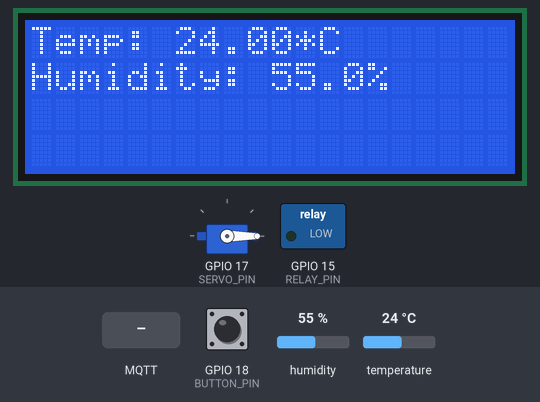
A sketch run on a simulated ESP32. On the bench: 20×4 character LCD, servo, switched loads named in the sketch (green lamp = pin HIGH). The test bench sets the inputs (shaded band); at power-on: temperature 24 °C, GPIO 18 (BUTTON_PIN) HIGH, humidity 55 %. WiFi joins after 1.5 s; servers stay silent unless stated; random numbers use the default seed unless the sketch sets one; no MQTT or app messages arrive unless stated; what the sketch prints to the serial monitor is not drawn.

Above: at 2.7 s.
2.8 s: temperature set to 10.8 °C
At 4.5 s:
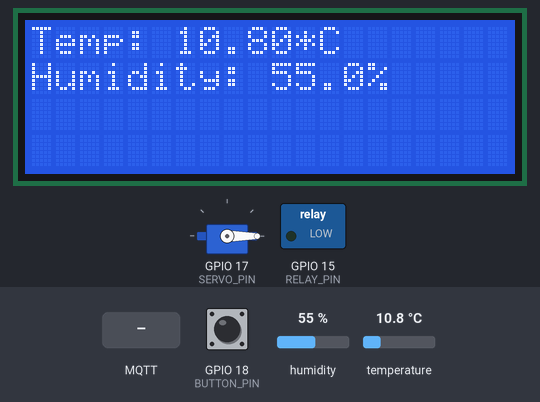
5.2 s: temperature set to 9.2 °C
At 7.0 s:
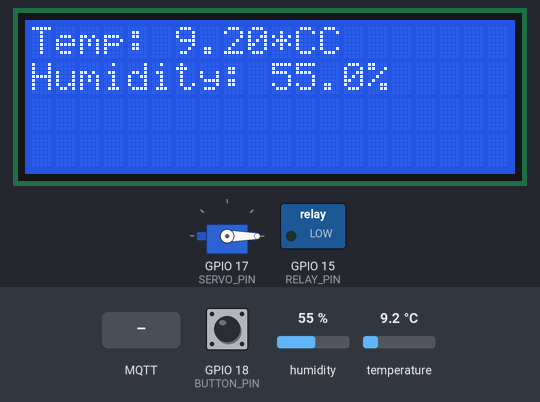
7.3 s: MQTT message "ON" arrives on the first subscribed topic
At 9.1 s:
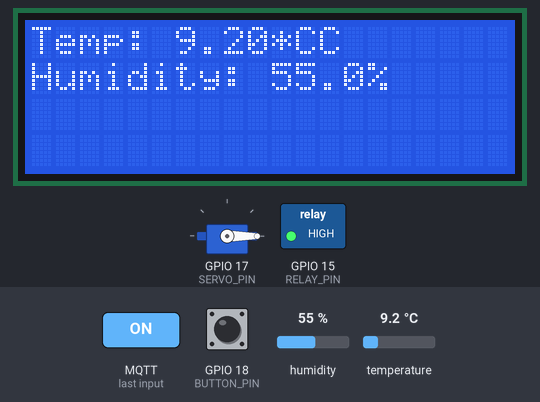
9.4 s: GPIO 18 (BUTTON_PIN) pulled LOW for 1 s
At 10.25 s:
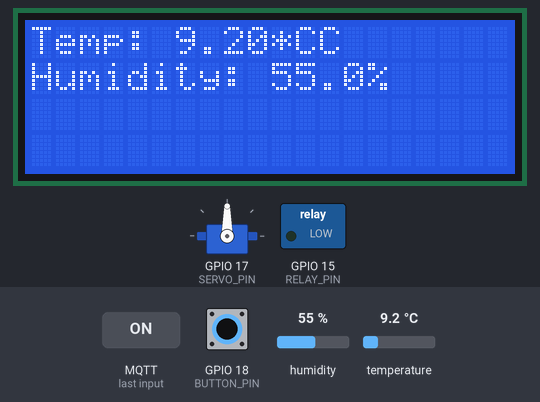
11.9 s: GPIO 18 (BUTTON_PIN) pulled LOW for 3.2 s
At 12.67 s:
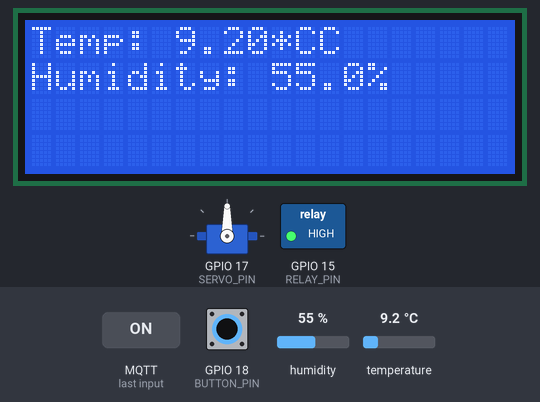
16.6 s: temperature set to 12 °C
At 18.2 s:
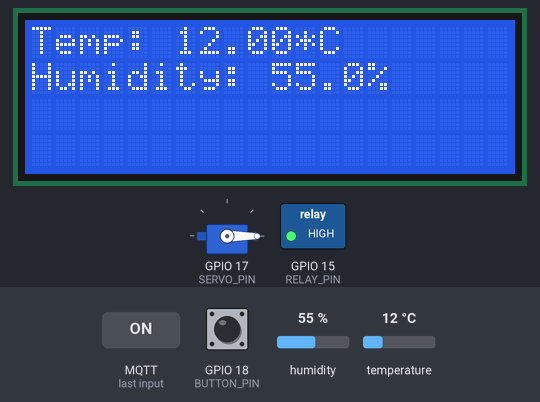
Timing chart, 0 to 19.7 s (numbered marks = the images above; inputs shaded):
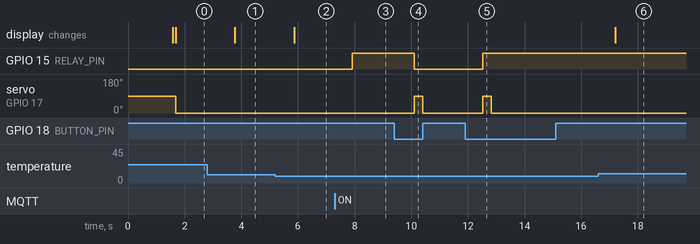

Measured:
- the behaviour switches between 10 and 9.9 °C on temperature (found by bisection; images 1 and 2)
- after the input at 2.8 s, the display: changes after 0.97 s (image 1)
- after the input at 5.2 s, the display: changes after 0.67 s (image 2)
- after the input at 7.3 s, GPIO 15 (RELAY_PIN): LOW → HIGH after 0.62 s
- after the input at 9.4 s, GPIO 15 (RELAY_PIN): HIGH → LOW after 0.70 s; servo on GPIO 17 (SERVO_PIN): 0° → 90° after 0.70 s, → 0° 0.30 s later
- after the input at 11.9 s, GPIO 15 (RELAY_PIN): LOW → HIGH after 0.63 s; servo on GPIO 17 (SERVO_PIN): 0° → 90° after 0.63 s, → 0° 0.30 s later
- after the input at 16.6 s, the display: changes after 0.60 s (image 6)

The sketch:

sketch.ino
```cpp
#include <Wire.h>
#include <LiquidCrystal_I2C.h>
#include <DHTesp.h>
#include <WiFi.h>
#include <PubSubClient.h>
#include <ESP32Servo.h> // Servo motor library

// WiFi configuration
const char* ssid = "Wokwi-GUEST";
const char* password = "";

// MQTT configuration
const char* mqttServer = "broker.hivemq.com";
const int mqttPort = 1883;
const char* pub_temp = "/12345/temp";
const char* pub_hum = "/12345/hum";
const char* subs_led = "/12345/led";
const char* subs_servo = "/12345/servo";
const char* subs_keep_led = "/12345/keep_led";
const char* subs_keep_servo = "/12345/keep_servo";

// MQTT client
WiFiClient espClient;
PubSubClient mqttClient(espClient);

// DHT22 sensor configuration
#define DHTPIN 16
#define DHTTYPE DHT22
DHTesp dhtSensor;

// LCD configuration
LiquidCrystal_I2C lcd(0x27, 20, 4);

// Servo motor configuration
Servo myServo;
#define SERVO_PIN 17

// Relay, button configuration
#define RELAY_PIN 15
#define BUTTON_PIN 18

// Auto mode and control state
bool ledState = false;
bool servoState = false;
bool autoMode = true;
bool isManualControl = false; // Flag to check if manual control is active
bool keepLed = false; // Flag to keep LED state
bool keepServo = false; // Flag to keep Servo state
bool continuousServo = false; // Flag to toggle continuous servo rotation

// Temperature and humidity thresholds
#define TEMP_MIN 10.0
#define TEMP_MAX 50.0
#define HUM_MIN 10.0
#define HUM_MAX 50.0

unsigned long lastMsg = 0;
const long interval = 1000;

void setup() {
  Serial.begin(115200);

  // Initialize WiFi and MQTT
  setup_wifi();
  mqttClient.setServer(mqttServer, mqttPort);
  mqttClient.setCallback(callback);

  // Initialize LCD, servo, and DHT sensor
  lcd.init();
  lcd.backlight();
  myServo.attach(SERVO_PIN);
  dhtSensor.setup(DHTPIN, DHTesp::DHT22);

  // Set pin modes
  pinMode(RELAY_PIN, OUTPUT);
  pinMode(BUTTON_PIN, INPUT_PULLUP);
  digitalWrite(RELAY_PIN, LOW); // Ensure relay is off initially
}

void setup_wifi() {
  delay(10);
  Serial.println("Connecting to WiFi...");
  WiFi.begin(ssid, password);

  while (WiFi.status() != WL_CONNECTED) {
    delay(500);
    Serial.print(".");
  }

  Serial.println("");
  Serial.println("WiFi connected");
  Serial.println("IP address: ");
  Serial.println(WiFi.localIP());
}

void mqttConnect() {
  while (!mqttClient.connected()) {
    Serial.println("Attempting MQTT connection...");
    String clientId = "ESP32Client-";
    clientId += String(random(0xffff), HEX);

    if (mqttClient.connect(clientId.c_str())) {
      Serial.println("Connected to MQTT broker");
      mqttClient.subscribe(subs_led);
      mqttClient.subscribe(subs_servo);
      mqttClient.subscribe(subs_keep_led);
      mqttClient.subscribe(subs_keep_servo);
    } else {
      Serial.print("Failed to connect, rc=");
      Serial.print(mqttClient.state());
      Serial.println(" Try again in 5 seconds");
      delay(5000);
    }
  }
}

void callback(char* topic, byte* message, unsigned int length) {
  Serial.print("Message arrived on topic: ");
  Serial.print(topic);
  Serial.print(". Message: ");
  String strMsg;

  for (int i = 0; i < length; i++) {
    strMsg += (char)message[i];
  }
  Serial.println(strMsg);

  if (String(topic) == subs_led) {
    if (strMsg == "ON") {
      ledState = true;
      digitalWrite(RELAY_PIN, HIGH);
    } else if (strMsg == "OFF") {
      ledState = false;
      digitalWrite(RELAY_PIN, LOW);
    }
  } else if (String(topic) == subs_servo) {
    if (strMsg == "ON") {
      servoState = true;
      isManualControl = true; // Set manual control flag
    } else if (strMsg == "OFF") {
      servoState = false;
      myServo.write(0); // Stop servo
    }
  } else if (String(topic) == subs_keep_servo) {
    keepServo = (strMsg == "ON");
  } else if (String(topic) == subs_keep_led) {
    keepLed = (strMsg == "ON");
  }
}

void loop() {
  if (!mqttClient.connected()) {
    mqttConnect();
  }
  mqttClient.loop();

  unsigned long now = millis();
  if (now - lastMsg > interval) {
    lastMsg = now;

    // Read temperature and humidity from DHT sensor
    TempAndHumidity data = dhtSensor.getTempAndHumidity();

    if (!isnan(data.temperature) && !isnan(data.humidity)) {
      // Publish temperature and humidity data to MQTT
      char tempBuffer[8];
      char humBuffer[8];
      dtostrf(data.temperature, 1, 2, tempBuffer);
      dtostrf(data.humidity, 1, 2, humBuffer);
      mqttClient.publish(pub_temp, tempBuffer);
      mqttClient.publish(pub_hum, humBuffer);

      // Display data on LCD
      lcd.setCursor(0, 0);
      lcd.print("Temp: " + String(data.temperature, 2) + "*C");
      lcd.setCursor(0, 1);
      lcd.print("Humidity: " + String(data.humidity, 1) + "%");

      // Control servo based on temperature and humidity if not in manual mode
      if (autoMode && !isManualControl && !keepServo) {
        if (data.temperature >= TEMP_MIN && data.temperature <= TEMP_MAX && data.humidity >= HUM_MIN && data.humidity <= HUM_MAX) {
          myServo.write(90);  // Rotate servo to 90 degrees
          delay(300);         // Small delay for stability
          myServo.write(0);   // Return servo to 0 degrees
        } else {
          myServo.write(0);   // Keep servo at 0 degrees if out of range
        }
      }

      // Control servo based on keepServo flag if manual control is active
      if (servoState && keepServo) {
        myServo.write(90);  // Rotate servo to 90 degrees
        delay(300);         // Small delay for stability
        myServo.write(0);   // Return servo to 0 degrees
      }
    }
  }

  // Button handling for manual relay control
  if (digitalRead(BUTTON_PIN) == LOW) {
    delay(50);  // Debounce
    if (digitalRead(BUTTON_PIN) == LOW) {
      ledState = !ledState;  // Toggle LED state
      autoMode = false;      // Disable auto mode
      digitalWrite(RELAY_PIN, ledState ? HIGH : LOW);

      myServo.write(90);  // Rotate servo to 90 degrees
      delay(300);         // Small delay for stability
      myServo.write(0);
      // Wait for button release
      while (digitalRead(BUTTON_PIN) == LOW) {
        delay(50);
      }
    }
    }

  // Auto mode for relay control based on humidity if not in manual mode
  if (autoMode && !isManualControl && !keepLed) {
    TempAndHumidity data = dhtSensor.getTempAndHumidity();

    if (!isnan(data.humidity)) {
      if (data.humidity < 40.0) {
        digitalWrite(RELAY_PIN, HIGH);  // Turn on relay if humidity is below threshold
      } else if (data.humidity > 60.0) {
        digitalWrite(RELAY_PIN, LOW);   // Turn off relay if humidity is above threshold
      }
    }
  }

  delay(1000);  // Small delay between loop iterations
}
```
